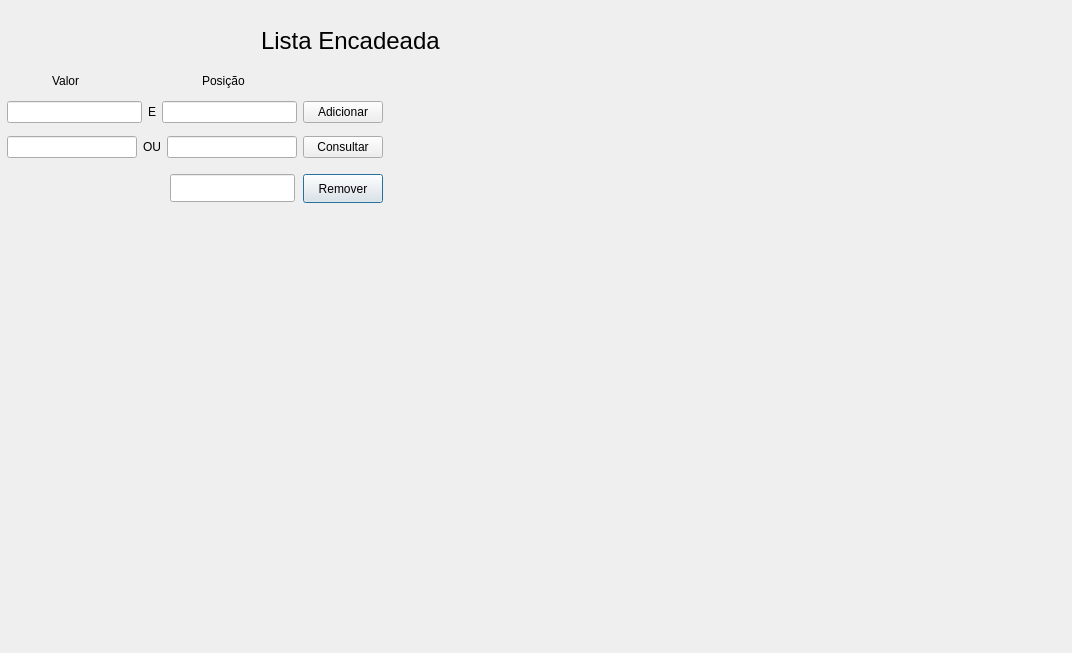
<?xml version="1.0" encoding="UTF-8"?>
<ui version="4.0">
 <class>ListaEncadeada</class>
 <widget class="QDialog" name="ListaEncadeada">
  <property name="geometry">
   <rect>
    <x>0</x>
    <y>0</y>
    <width>1072</width>
    <height>653</height>
   </rect>
  </property>
  <property name="windowTitle">
   <string>Dialog</string>
  </property>
  <widget class="QLabel" name="label">
   <property name="geometry">
    <rect>
     <x>310</x>
     <y>20</y>
     <width>63</width>
     <height>20</height>
    </rect>
   </property>
   <property name="text">
    <string/>
   </property>
  </widget>
  <widget class="QLineEdit" name="txt_remove">
   <property name="geometry">
    <rect>
     <x>170</x>
     <y>174</y>
     <width>125</width>
     <height>28</height>
    </rect>
   </property>
  </widget>
  <widget class="QPushButton" name="btn_remove">
   <property name="geometry">
    <rect>
     <x>303</x>
     <y>174</y>
     <width>80</width>
     <height>29</height>
    </rect>
   </property>
   <property name="text">
    <string>Remover</string>
   </property>
  </widget>
  <widget class="QLabel" name="label_4">
   <property name="geometry">
    <rect>
     <x>202</x>
     <y>71</y>
     <width>63</width>
     <height>20</height>
    </rect>
   </property>
   <property name="text">
    <string>Posição</string>
   </property>
  </widget>
  <widget class="QLabel" name="label_3">
   <property name="geometry">
    <rect>
     <x>52</x>
     <y>71</y>
     <width>63</width>
     <height>20</height>
    </rect>
   </property>
   <property name="text">
    <string>Valor</string>
   </property>
  </widget>
  <widget class="QWidget" name="layoutWidget">
   <property name="geometry">
    <rect>
     <x>7</x>
     <y>94</y>
     <width>376</width>
     <height>71</height>
    </rect>
   </property>
   <layout class="QVBoxLayout" name="verticalLayout">
    <item>
     <layout class="QHBoxLayout" name="horizontalLayout_2">
      <item>
       <widget class="QLineEdit" name="txt_add"/>
      </item>
      <item>
       <widget class="QLabel" name="label_6">
        <property name="text">
         <string>E</string>
        </property>
       </widget>
      </item>
      <item>
       <widget class="QLineEdit" name="txt_p_add"/>
      </item>
      <item>
       <widget class="QPushButton" name="btn_adicionar">
        <property name="text">
         <string>Adicionar</string>
        </property>
       </widget>
      </item>
     </layout>
    </item>
    <item>
     <layout class="QHBoxLayout" name="horizontalLayout">
      <item>
       <widget class="QLineEdit" name="txt_consult_v"/>
      </item>
      <item>
       <widget class="QLabel" name="label_5">
        <property name="text">
         <string>OU</string>
        </property>
       </widget>
      </item>
      <item>
       <widget class="QLineEdit" name="txt_consult_p"/>
      </item>
      <item>
       <widget class="QPushButton" name="btn_consult">
        <property name="text">
         <string>Consultar</string>
        </property>
       </widget>
      </item>
     </layout>
    </item>
   </layout>
  </widget>
  <widget class="QLabel" name="label_2">
   <property name="geometry">
    <rect>
     <x>261</x>
     <y>21</y>
     <width>210</width>
     <height>40</height>
    </rect>
   </property>
   <property name="font">
    <font>
     <pointsize>18</pointsize>
    </font>
   </property>
   <property name="text">
    <string>Lista Encadeada</string>
   </property>
  </widget>
  <widget class="Line" name="line">
   <property name="geometry">
    <rect>
     <x>10</x>
     <y>340</y>
     <width>70</width>
     <height>3</height>
    </rect>
   </property>
   <property name="lineWidth">
    <number>0</number>
   </property>
   <property name="orientation">
    <enum>Qt::Horizontal</enum>
   </property>
  </widget>
  <widget class="Line" name="line_2">
   <property name="geometry">
    <rect>
     <x>10</x>
     <y>340</y>
     <width>3</width>
     <height>61</height>
    </rect>
   </property>
   <property name="lineWidth">
    <number>0</number>
   </property>
   <property name="orientation">
    <enum>Qt::Vertical</enum>
   </property>
  </widget>
  <widget class="Line" name="line_3">
   <property name="geometry">
    <rect>
     <x>11</x>
     <y>400</y>
     <width>70</width>
     <height>3</height>
    </rect>
   </property>
   <property name="lineWidth">
    <number>0</number>
   </property>
   <property name="orientation">
    <enum>Qt::Horizontal</enum>
   </property>
  </widget>
  <widget class="Line" name="line_4">
   <property name="geometry">
    <rect>
     <x>80</x>
     <y>340</y>
     <width>3</width>
     <height>61</height>
    </rect>
   </property>
   <property name="lineWidth">
    <number>0</number>
   </property>
   <property name="orientation">
    <enum>Qt::Vertical</enum>
   </property>
  </widget>
  <widget class="Line" name="line_5">
   <property name="geometry">
    <rect>
     <x>70</x>
     <y>370</y>
     <width>40</width>
     <height>3</height>
    </rect>
   </property>
   <property name="lineWidth">
    <number>0</number>
   </property>
   <property name="orientation">
    <enum>Qt::Horizontal</enum>
   </property>
  </widget>
  <widget class="Line" name="line_6">
   <property name="geometry">
    <rect>
     <x>60</x>
     <y>340</y>
     <width>3</width>
     <height>61</height>
    </rect>
   </property>
   <property name="lineWidth">
    <number>0</number>
   </property>
   <property name="orientation">
    <enum>Qt::Vertical</enum>
   </property>
  </widget>
  <widget class="QLabel" name="lbl_pos1">
   <property name="geometry">
    <rect>
     <x>20</x>
     <y>360</y>
     <width>63</width>
     <height>20</height>
    </rect>
   </property>
   <property name="text">
    <string/>
   </property>
  </widget>
  <widget class="QLabel" name="lbl_pos2">
   <property name="geometry">
    <rect>
     <x>120</x>
     <y>360</y>
     <width>63</width>
     <height>20</height>
    </rect>
   </property>
   <property name="text">
    <string/>
   </property>
  </widget>
  <widget class="Line" name="line_7">
   <property name="geometry">
    <rect>
     <x>170</x>
     <y>370</y>
     <width>40</width>
     <height>3</height>
    </rect>
   </property>
   <property name="lineWidth">
    <number>0</number>
   </property>
   <property name="orientation">
    <enum>Qt::Horizontal</enum>
   </property>
  </widget>
  <widget class="Line" name="line_8">
   <property name="geometry">
    <rect>
     <x>110</x>
     <y>340</y>
     <width>70</width>
     <height>3</height>
    </rect>
   </property>
   <property name="lineWidth">
    <number>0</number>
   </property>
   <property name="orientation">
    <enum>Qt::Horizontal</enum>
   </property>
  </widget>
  <widget class="Line" name="line_9">
   <property name="geometry">
    <rect>
     <x>111</x>
     <y>400</y>
     <width>70</width>
     <height>3</height>
    </rect>
   </property>
   <property name="lineWidth">
    <number>0</number>
   </property>
   <property name="orientation">
    <enum>Qt::Horizontal</enum>
   </property>
  </widget>
  <widget class="Line" name="line_10">
   <property name="geometry">
    <rect>
     <x>160</x>
     <y>340</y>
     <width>3</width>
     <height>61</height>
    </rect>
   </property>
   <property name="lineWidth">
    <number>0</number>
   </property>
   <property name="orientation">
    <enum>Qt::Vertical</enum>
   </property>
  </widget>
  <widget class="Line" name="line_11">
   <property name="geometry">
    <rect>
     <x>180</x>
     <y>340</y>
     <width>3</width>
     <height>61</height>
    </rect>
   </property>
   <property name="lineWidth">
    <number>0</number>
   </property>
   <property name="orientation">
    <enum>Qt::Vertical</enum>
   </property>
  </widget>
  <widget class="Line" name="line_12">
   <property name="geometry">
    <rect>
     <x>110</x>
     <y>340</y>
     <width>3</width>
     <height>61</height>
    </rect>
   </property>
   <property name="lineWidth">
    <number>0</number>
   </property>
   <property name="orientation">
    <enum>Qt::Vertical</enum>
   </property>
  </widget>
  <widget class="QLabel" name="lbl_pos3">
   <property name="geometry">
    <rect>
     <x>220</x>
     <y>360</y>
     <width>63</width>
     <height>20</height>
    </rect>
   </property>
   <property name="text">
    <string/>
   </property>
  </widget>
  <widget class="Line" name="line_13">
   <property name="geometry">
    <rect>
     <x>270</x>
     <y>370</y>
     <width>40</width>
     <height>3</height>
    </rect>
   </property>
   <property name="lineWidth">
    <number>0</number>
   </property>
   <property name="orientation">
    <enum>Qt::Horizontal</enum>
   </property>
  </widget>
  <widget class="Line" name="line_14">
   <property name="geometry">
    <rect>
     <x>210</x>
     <y>340</y>
     <width>70</width>
     <height>3</height>
    </rect>
   </property>
   <property name="lineWidth">
    <number>0</number>
   </property>
   <property name="orientation">
    <enum>Qt::Horizontal</enum>
   </property>
  </widget>
  <widget class="Line" name="line_15">
   <property name="geometry">
    <rect>
     <x>211</x>
     <y>400</y>
     <width>70</width>
     <height>3</height>
    </rect>
   </property>
   <property name="lineWidth">
    <number>0</number>
   </property>
   <property name="orientation">
    <enum>Qt::Horizontal</enum>
   </property>
  </widget>
  <widget class="Line" name="line_16">
   <property name="geometry">
    <rect>
     <x>260</x>
     <y>340</y>
     <width>3</width>
     <height>61</height>
    </rect>
   </property>
   <property name="lineWidth">
    <number>0</number>
   </property>
   <property name="orientation">
    <enum>Qt::Vertical</enum>
   </property>
  </widget>
  <widget class="Line" name="line_17">
   <property name="geometry">
    <rect>
     <x>280</x>
     <y>340</y>
     <width>3</width>
     <height>61</height>
    </rect>
   </property>
   <property name="lineWidth">
    <number>0</number>
   </property>
   <property name="orientation">
    <enum>Qt::Vertical</enum>
   </property>
  </widget>
  <widget class="Line" name="line_18">
   <property name="geometry">
    <rect>
     <x>210</x>
     <y>340</y>
     <width>3</width>
     <height>61</height>
    </rect>
   </property>
   <property name="lineWidth">
    <number>0</number>
   </property>
   <property name="orientation">
    <enum>Qt::Vertical</enum>
   </property>
  </widget>
  <widget class="QLabel" name="lbl_pos4">
   <property name="geometry">
    <rect>
     <x>320</x>
     <y>360</y>
     <width>63</width>
     <height>20</height>
    </rect>
   </property>
   <property name="text">
    <string/>
   </property>
  </widget>
  <widget class="Line" name="line_19">
   <property name="geometry">
    <rect>
     <x>370</x>
     <y>370</y>
     <width>40</width>
     <height>3</height>
    </rect>
   </property>
   <property name="lineWidth">
    <number>0</number>
   </property>
   <property name="orientation">
    <enum>Qt::Horizontal</enum>
   </property>
  </widget>
  <widget class="Line" name="line_20">
   <property name="geometry">
    <rect>
     <x>310</x>
     <y>340</y>
     <width>70</width>
     <height>3</height>
    </rect>
   </property>
   <property name="lineWidth">
    <number>0</number>
   </property>
   <property name="orientation">
    <enum>Qt::Horizontal</enum>
   </property>
  </widget>
  <widget class="Line" name="line_21">
   <property name="geometry">
    <rect>
     <x>311</x>
     <y>400</y>
     <width>70</width>
     <height>3</height>
    </rect>
   </property>
   <property name="lineWidth">
    <number>0</number>
   </property>
   <property name="orientation">
    <enum>Qt::Horizontal</enum>
   </property>
  </widget>
  <widget class="Line" name="line_22">
   <property name="geometry">
    <rect>
     <x>360</x>
     <y>340</y>
     <width>3</width>
     <height>61</height>
    </rect>
   </property>
   <property name="lineWidth">
    <number>0</number>
   </property>
   <property name="orientation">
    <enum>Qt::Vertical</enum>
   </property>
  </widget>
  <widget class="Line" name="line_23">
   <property name="geometry">
    <rect>
     <x>380</x>
     <y>340</y>
     <width>3</width>
     <height>61</height>
    </rect>
   </property>
   <property name="lineWidth">
    <number>0</number>
   </property>
   <property name="orientation">
    <enum>Qt::Vertical</enum>
   </property>
  </widget>
  <widget class="Line" name="line_24">
   <property name="geometry">
    <rect>
     <x>310</x>
     <y>340</y>
     <width>3</width>
     <height>61</height>
    </rect>
   </property>
   <property name="lineWidth">
    <number>0</number>
   </property>
   <property name="orientation">
    <enum>Qt::Vertical</enum>
   </property>
  </widget>
  <widget class="QLabel" name="lbl_pos5">
   <property name="geometry">
    <rect>
     <x>420</x>
     <y>360</y>
     <width>63</width>
     <height>20</height>
    </rect>
   </property>
   <property name="text">
    <string/>
   </property>
  </widget>
  <widget class="Line" name="line_25">
   <property name="geometry">
    <rect>
     <x>470</x>
     <y>370</y>
     <width>40</width>
     <height>3</height>
    </rect>
   </property>
   <property name="lineWidth">
    <number>0</number>
   </property>
   <property name="orientation">
    <enum>Qt::Horizontal</enum>
   </property>
  </widget>
  <widget class="Line" name="line_26">
   <property name="geometry">
    <rect>
     <x>410</x>
     <y>340</y>
     <width>70</width>
     <height>3</height>
    </rect>
   </property>
   <property name="lineWidth">
    <number>0</number>
   </property>
   <property name="orientation">
    <enum>Qt::Horizontal</enum>
   </property>
  </widget>
  <widget class="Line" name="line_27">
   <property name="geometry">
    <rect>
     <x>411</x>
     <y>400</y>
     <width>70</width>
     <height>3</height>
    </rect>
   </property>
   <property name="lineWidth">
    <number>0</number>
   </property>
   <property name="orientation">
    <enum>Qt::Horizontal</enum>
   </property>
  </widget>
  <widget class="Line" name="line_28">
   <property name="geometry">
    <rect>
     <x>460</x>
     <y>340</y>
     <width>3</width>
     <height>61</height>
    </rect>
   </property>
   <property name="lineWidth">
    <number>0</number>
   </property>
   <property name="orientation">
    <enum>Qt::Vertical</enum>
   </property>
  </widget>
  <widget class="Line" name="line_29">
   <property name="geometry">
    <rect>
     <x>480</x>
     <y>340</y>
     <width>3</width>
     <height>61</height>
    </rect>
   </property>
   <property name="lineWidth">
    <number>0</number>
   </property>
   <property name="orientation">
    <enum>Qt::Vertical</enum>
   </property>
  </widget>
  <widget class="Line" name="line_30">
   <property name="geometry">
    <rect>
     <x>410</x>
     <y>340</y>
     <width>3</width>
     <height>61</height>
    </rect>
   </property>
   <property name="lineWidth">
    <number>0</number>
   </property>
   <property name="orientation">
    <enum>Qt::Vertical</enum>
   </property>
  </widget>
  <widget class="QLabel" name="lbl_pos6">
   <property name="geometry">
    <rect>
     <x>520</x>
     <y>360</y>
     <width>63</width>
     <height>20</height>
    </rect>
   </property>
   <property name="text">
    <string/>
   </property>
  </widget>
  <widget class="Line" name="line_31">
   <property name="geometry">
    <rect>
     <x>570</x>
     <y>370</y>
     <width>40</width>
     <height>3</height>
    </rect>
   </property>
   <property name="lineWidth">
    <number>0</number>
   </property>
   <property name="orientation">
    <enum>Qt::Horizontal</enum>
   </property>
  </widget>
  <widget class="Line" name="line_32">
   <property name="geometry">
    <rect>
     <x>510</x>
     <y>340</y>
     <width>70</width>
     <height>3</height>
    </rect>
   </property>
   <property name="lineWidth">
    <number>0</number>
   </property>
   <property name="orientation">
    <enum>Qt::Horizontal</enum>
   </property>
  </widget>
  <widget class="Line" name="line_33">
   <property name="geometry">
    <rect>
     <x>511</x>
     <y>400</y>
     <width>70</width>
     <height>3</height>
    </rect>
   </property>
   <property name="lineWidth">
    <number>0</number>
   </property>
   <property name="orientation">
    <enum>Qt::Horizontal</enum>
   </property>
  </widget>
  <widget class="Line" name="line_34">
   <property name="geometry">
    <rect>
     <x>560</x>
     <y>340</y>
     <width>3</width>
     <height>61</height>
    </rect>
   </property>
   <property name="lineWidth">
    <number>0</number>
   </property>
   <property name="orientation">
    <enum>Qt::Vertical</enum>
   </property>
  </widget>
  <widget class="Line" name="line_35">
   <property name="geometry">
    <rect>
     <x>580</x>
     <y>340</y>
     <width>3</width>
     <height>61</height>
    </rect>
   </property>
   <property name="lineWidth">
    <number>0</number>
   </property>
   <property name="orientation">
    <enum>Qt::Vertical</enum>
   </property>
  </widget>
  <widget class="Line" name="line_36">
   <property name="geometry">
    <rect>
     <x>510</x>
     <y>340</y>
     <width>3</width>
     <height>61</height>
    </rect>
   </property>
   <property name="lineWidth">
    <number>0</number>
   </property>
   <property name="orientation">
    <enum>Qt::Vertical</enum>
   </property>
  </widget>
  <widget class="QLabel" name="lbl_pos7">
   <property name="geometry">
    <rect>
     <x>620</x>
     <y>360</y>
     <width>63</width>
     <height>20</height>
    </rect>
   </property>
   <property name="text">
    <string/>
   </property>
  </widget>
  <widget class="Line" name="line_37">
   <property name="geometry">
    <rect>
     <x>670</x>
     <y>370</y>
     <width>40</width>
     <height>3</height>
    </rect>
   </property>
   <property name="lineWidth">
    <number>0</number>
   </property>
   <property name="orientation">
    <enum>Qt::Horizontal</enum>
   </property>
  </widget>
  <widget class="Line" name="line_38">
   <property name="geometry">
    <rect>
     <x>610</x>
     <y>340</y>
     <width>70</width>
     <height>3</height>
    </rect>
   </property>
   <property name="lineWidth">
    <number>0</number>
   </property>
   <property name="orientation">
    <enum>Qt::Horizontal</enum>
   </property>
  </widget>
  <widget class="Line" name="line_39">
   <property name="geometry">
    <rect>
     <x>611</x>
     <y>400</y>
     <width>70</width>
     <height>3</height>
    </rect>
   </property>
   <property name="lineWidth">
    <number>0</number>
   </property>
   <property name="orientation">
    <enum>Qt::Horizontal</enum>
   </property>
  </widget>
  <widget class="Line" name="line_40">
   <property name="geometry">
    <rect>
     <x>660</x>
     <y>340</y>
     <width>3</width>
     <height>61</height>
    </rect>
   </property>
   <property name="lineWidth">
    <number>0</number>
   </property>
   <property name="orientation">
    <enum>Qt::Vertical</enum>
   </property>
  </widget>
  <widget class="Line" name="line_41">
   <property name="geometry">
    <rect>
     <x>680</x>
     <y>340</y>
     <width>3</width>
     <height>61</height>
    </rect>
   </property>
   <property name="lineWidth">
    <number>0</number>
   </property>
   <property name="orientation">
    <enum>Qt::Vertical</enum>
   </property>
  </widget>
  <widget class="Line" name="line_42">
   <property name="geometry">
    <rect>
     <x>610</x>
     <y>340</y>
     <width>3</width>
     <height>61</height>
    </rect>
   </property>
   <property name="lineWidth">
    <number>0</number>
   </property>
   <property name="orientation">
    <enum>Qt::Vertical</enum>
   </property>
  </widget>
  <widget class="QLabel" name="lbl_pos8">
   <property name="geometry">
    <rect>
     <x>720</x>
     <y>360</y>
     <width>63</width>
     <height>20</height>
    </rect>
   </property>
   <property name="text">
    <string/>
   </property>
  </widget>
  <widget class="Line" name="line_43">
   <property name="geometry">
    <rect>
     <x>770</x>
     <y>370</y>
     <width>40</width>
     <height>3</height>
    </rect>
   </property>
   <property name="lineWidth">
    <number>0</number>
   </property>
   <property name="orientation">
    <enum>Qt::Horizontal</enum>
   </property>
  </widget>
  <widget class="Line" name="line_44">
   <property name="geometry">
    <rect>
     <x>710</x>
     <y>340</y>
     <width>70</width>
     <height>3</height>
    </rect>
   </property>
   <property name="lineWidth">
    <number>0</number>
   </property>
   <property name="orientation">
    <enum>Qt::Horizontal</enum>
   </property>
  </widget>
  <widget class="Line" name="line_45">
   <property name="geometry">
    <rect>
     <x>711</x>
     <y>400</y>
     <width>70</width>
     <height>3</height>
    </rect>
   </property>
   <property name="lineWidth">
    <number>0</number>
   </property>
   <property name="orientation">
    <enum>Qt::Horizontal</enum>
   </property>
  </widget>
  <widget class="Line" name="line_46">
   <property name="geometry">
    <rect>
     <x>760</x>
     <y>340</y>
     <width>3</width>
     <height>61</height>
    </rect>
   </property>
   <property name="lineWidth">
    <number>0</number>
   </property>
   <property name="orientation">
    <enum>Qt::Vertical</enum>
   </property>
  </widget>
  <widget class="Line" name="line_47">
   <property name="geometry">
    <rect>
     <x>780</x>
     <y>340</y>
     <width>3</width>
     <height>61</height>
    </rect>
   </property>
   <property name="lineWidth">
    <number>0</number>
   </property>
   <property name="orientation">
    <enum>Qt::Vertical</enum>
   </property>
  </widget>
  <widget class="Line" name="line_48">
   <property name="geometry">
    <rect>
     <x>710</x>
     <y>340</y>
     <width>3</width>
     <height>61</height>
    </rect>
   </property>
   <property name="lineWidth">
    <number>0</number>
   </property>
   <property name="orientation">
    <enum>Qt::Vertical</enum>
   </property>
  </widget>
  <widget class="QLabel" name="lbl_pos9">
   <property name="geometry">
    <rect>
     <x>820</x>
     <y>360</y>
     <width>63</width>
     <height>20</height>
    </rect>
   </property>
   <property name="text">
    <string/>
   </property>
  </widget>
  <widget class="Line" name="line_49">
   <property name="geometry">
    <rect>
     <x>870</x>
     <y>370</y>
     <width>40</width>
     <height>3</height>
    </rect>
   </property>
   <property name="lineWidth">
    <number>0</number>
   </property>
   <property name="orientation">
    <enum>Qt::Horizontal</enum>
   </property>
  </widget>
  <widget class="Line" name="line_50">
   <property name="geometry">
    <rect>
     <x>810</x>
     <y>340</y>
     <width>70</width>
     <height>3</height>
    </rect>
   </property>
   <property name="lineWidth">
    <number>0</number>
   </property>
   <property name="orientation">
    <enum>Qt::Horizontal</enum>
   </property>
  </widget>
  <widget class="Line" name="line_51">
   <property name="geometry">
    <rect>
     <x>811</x>
     <y>400</y>
     <width>70</width>
     <height>3</height>
    </rect>
   </property>
   <property name="lineWidth">
    <number>0</number>
   </property>
   <property name="orientation">
    <enum>Qt::Horizontal</enum>
   </property>
  </widget>
  <widget class="Line" name="line_52">
   <property name="geometry">
    <rect>
     <x>860</x>
     <y>340</y>
     <width>3</width>
     <height>61</height>
    </rect>
   </property>
   <property name="lineWidth">
    <number>0</number>
   </property>
   <property name="orientation">
    <enum>Qt::Vertical</enum>
   </property>
  </widget>
  <widget class="Line" name="line_53">
   <property name="geometry">
    <rect>
     <x>880</x>
     <y>340</y>
     <width>3</width>
     <height>61</height>
    </rect>
   </property>
   <property name="lineWidth">
    <number>0</number>
   </property>
   <property name="orientation">
    <enum>Qt::Vertical</enum>
   </property>
  </widget>
  <widget class="Line" name="line_54">
   <property name="geometry">
    <rect>
     <x>810</x>
     <y>340</y>
     <width>3</width>
     <height>61</height>
    </rect>
   </property>
   <property name="lineWidth">
    <number>0</number>
   </property>
   <property name="orientation">
    <enum>Qt::Vertical</enum>
   </property>
  </widget>
  <widget class="QLabel" name="lbl_pos10">
   <property name="geometry">
    <rect>
     <x>920</x>
     <y>360</y>
     <width>63</width>
     <height>20</height>
    </rect>
   </property>
   <property name="text">
    <string/>
   </property>
  </widget>
  <widget class="Line" name="line_56">
   <property name="geometry">
    <rect>
     <x>910</x>
     <y>340</y>
     <width>70</width>
     <height>3</height>
    </rect>
   </property>
   <property name="lineWidth">
    <number>0</number>
   </property>
   <property name="orientation">
    <enum>Qt::Horizontal</enum>
   </property>
  </widget>
  <widget class="Line" name="line_57">
   <property name="geometry">
    <rect>
     <x>911</x>
     <y>400</y>
     <width>70</width>
     <height>3</height>
    </rect>
   </property>
   <property name="lineWidth">
    <number>0</number>
   </property>
   <property name="orientation">
    <enum>Qt::Horizontal</enum>
   </property>
  </widget>
  <widget class="Line" name="line_58">
   <property name="geometry">
    <rect>
     <x>960</x>
     <y>340</y>
     <width>3</width>
     <height>61</height>
    </rect>
   </property>
   <property name="lineWidth">
    <number>0</number>
   </property>
   <property name="orientation">
    <enum>Qt::Vertical</enum>
   </property>
  </widget>
  <widget class="Line" name="line_59">
   <property name="geometry">
    <rect>
     <x>980</x>
     <y>340</y>
     <width>3</width>
     <height>61</height>
    </rect>
   </property>
   <property name="lineWidth">
    <number>0</number>
   </property>
   <property name="orientation">
    <enum>Qt::Vertical</enum>
   </property>
  </widget>
  <widget class="Line" name="line_60">
   <property name="geometry">
    <rect>
     <x>910</x>
     <y>340</y>
     <width>3</width>
     <height>61</height>
    </rect>
   </property>
   <property name="lineWidth">
    <number>0</number>
   </property>
   <property name="orientation">
    <enum>Qt::Vertical</enum>
   </property>
  </widget>
  <widget class="QLabel" name="label_7">
   <property name="geometry">
    <rect>
     <x>530</x>
     <y>90</y>
     <width>450</width>
     <height>130</height>
    </rect>
   </property>
   <property name="font">
    <font>
     <pointsize>14</pointsize>
    </font>
   </property>
   <property name="text">
    <string/>
   </property>
  </widget>
 </widget>
 <resources/>
 <connections/>
</ui>
